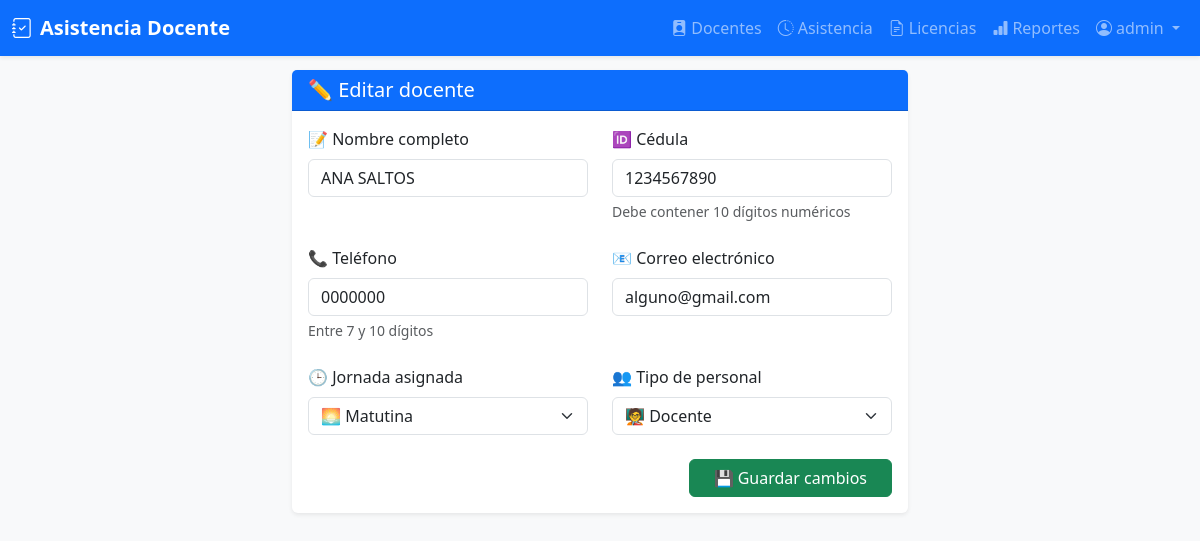
The page /docentes/editar/1 (signed in) on the database its author committed.
### models/usuario.py (models this page shows, shortened)
class Usuario(UserMixin, db.Model):
    __tablename__ = 'usuarios'
    id = db.Column(db.Integer, primary_key=True)
    username = db.Column(db.String(50), unique=True, nullable=False)
    password_hash = db.Column(db.String(128), nullable=False)
    rol = db.Column(db.String(20), nullable=False)  # admin, talento_humano
    activo = db.Column(db.Boolean, default=True)
    fecha_creacion = db.Column(db.DateTime, default=db.func.current_timestamp())
    ultimo_acceso = db.Column(db.DateTime)
    def is_admin(self):
        return self.rol == 'admin'

### models/docente.py (models this page shows, shortened)
class Docente(db.Model):
    __tablename__ = 'docentes'
    id = db.Column(db.Integer, primary_key=True)
    nombre = db.Column(db.String(100), nullable=False, index=True)
    cedula = db.Column(db.String(10), unique=True, nullable=False, index=True)   # Nueva columna
    telefono = db.Column(db.String(15), nullable=False)                          # Nueva columna
    correo = db.Column(db.String(120), unique=True, nullable=False, index=True)  # Nueva columna
    jornada = db.Column(db.String(20), nullable=False, index=True)  # matutina o vespertina
    qr_code_path = db.Column(db.String(200))
    activo = db.Column(db.Boolean, default=True, index=True)
    tipo = db.Column(db.String(20), nullable=False, index=True)  # DOCENTE, ADMINISTRATIVO, CONSERJE, DECE
    fecha_creacion = db.Column(db.DateTime, default=db.func.current_timestamp())
    fecha_actualizacion = db.Column(
        db.DateTime,
        default=db.func.current_timestamp(),
        onupdate=db.func.current_timestamp()
    )
    asistencias = db.relationship('Asistencia', backref='docente', lazy=True, cascade='all, delete-orphan')
    licencias = db.relationship('Licencia', back_populates='docente', cascade='all, delete-orphan')
    __table_args__ = (
        db.Index('idx_docente_activo_tipo', 'activo', 'tipo'),
        db.Index('idx_docente_jornada_activo', 'jornada', 'activo'),
        db.Index('idx_docente_nombre', 'nombre'),
    )

### blueprints/docentes/routes.py (the view, shortened to what this page needs)
@docentes_bp.route('/editar/<int:id>', methods=['GET', 'POST'])
def editar_docente(id):
    docente = Docente.query.get_or_404(id)
    return render_template('docentes/form_docente.html', docente=docente)

### templates/docentes/form_docente.html (shortened to what this page needs)
{% extends 'base.html' %}
{% block content %}
<div class="row justify-content-center">
  <div class="col-lg-8">
    <div class="card shadow-sm border-0">
      <div class="card-header bg-primary text-white">
        <h5 class="mb-0">
          {% if docente %}✏️ Editar docente{% else %}👩‍🏫 Registro de nuevo docente{% endif %}
        </h5>
      </div>
      <div class="card-body">
        <form method="POST" class="row g-4">
          <div class="col-md-6">
            <label for="nombre" class="form-label">📝 Nombre completo</label>
            <input type="text" id="nombre" class="form-control" name="nombre"
                   value="{{ docente.nombre if docente else '' }}" required>
          </div>
          <div class="col-md-6">
            <label for="cedula" class="form-label">🆔 Cédula</label>
            <input type="text" id="cedula" class="form-control" name="cedula"
                   value="{{ docente.cedula if docente else '' }}"
                   pattern="[0-9]{10}" maxlength="10" required>
            <div class="form-text">Debe contener 10 dígitos numéricos</div>
          </div>
          <div class="col-md-6">
            <label for="telefono" class="form-label">📞 Teléfono</label>
            <input type="tel" id="telefono" class="form-control" name="telefono"
                   value="{{ docente.telefono if docente else '' }}"
                   pattern="[0-9]{7,10}" required>
            <div class="form-text">Entre 7 y 10 dígitos</div>
          </div>
          <div class="col-md-6">
            <label for="correo" class="form-label">📧 Correo electrónico</label>
            <input type="email" id="correo" class="form-control" name="correo"
                   value="{{ docente.correo if docente else '' }}" required>
          </div>
          <div class="col-md-6">
            <label for="jornada" class="form-label">🕒 Jornada asignada</label>
            <select class="form-select" id="jornada" name="jornada" required>
              <option value="matutina" {% if docente and docente.jornada == 'matutina' %}selected{% endif %}>🌅 Matutina</option>
            </select>
          </div>
          <div class="col-md-6">
            <label for="tipo" class="form-label">👥 Tipo de personal</label>
            <select class="form-select" id="tipo" name="tipo" required>
              <option value="DOCENTE" {% if docente and docente.tipo == 'DOCENTE' %}selected{% endif %}>🧑‍🏫 Docente</option>
            </select>
          </div>
          <div class="col-12 text-end">
            <button type="submit" class="btn btn-success px-4">
              {% if docente %}💾 Guardar cambios{% else %}✅ Registrar docente{% endif %}
            </button>
          </div>
        </form>
      </div>
    </div>
  </div>
</div>
{% endblock %}

### templates/base.html (shortened to what this page needs)
<!DOCTYPE html>
<html lang="es">
<head>
  <link href="https://cdn.jsdelivr.net/npm/bootstrap@5.3.2/dist/css/bootstrap.min.css" rel="stylesheet">
  <link href="https://cdn.jsdelivr.net/npm/bootstrap-icons@1.10.5/font/bootstrap-icons.css" rel="stylesheet">
  <link href="https://cdn.jsdelivr.net/npm/select2@4.1.0-rc.0/dist/css/select2.min.css" rel="stylesheet" />
</head>
<body>
  <nav class="navbar navbar-expand-lg navbar-dark bg-primary fixed-top shadow-sm">
    <div class="container-fluid">
      <a class="navbar-brand" href="{{ url_for('dashboard.index') }}">
        <i class="bi bi-journal-check me-2"></i>Asistencia Docente
      </a>
      <div class="collapse navbar-collapse" id="navbarNav">
        <ul class="navbar-nav ms-auto">
          {% if current_user.is_authenticated %}
            <li class="nav-item"><a class="nav-link" href="{{ url_for('docentes.index') }}"><i class="bi bi-person-badge-fill me-1"></i>Docentes</a></li>
            <li class="nav-item"><a class="nav-link" href="{{ url_for('asistencia.reportes') }}"><i class="bi bi-clock-history me-1"></i>Asistencia</a></li>
            <li class="nav-item"><a class="nav-link" href="{{ url_for('licencias.index') }}"><i class="bi bi-file-earmark-text me-1"></i>Licencias</a></li>
            <li class="nav-item"><a class="nav-link" href="{{ url_for('reportes.reporte_incumplimientos') }}"><i class="bi bi-bar-chart-fill me-1"></i>Reportes</a></li>
            <li class="nav-item dropdown">
              <a class="nav-link dropdown-toggle" href="#" id="navbarDropdown" role="button"
                 data-bs-toggle="dropdown" aria-expanded="false">
                <i class="bi bi-person-circle me-1"></i>{{ current_user.username }}
              </a>
            </li>
          {% else %}
            <li class="nav-item"><a class="nav-link" href="{{ url_for('auth.login') }}"><i class="bi bi-box-arrow-in-right me-1"></i>Iniciar Sesión</a></li>
          {% endif %}
        </ul>
      </div>
    </div>
  </nav>
  <div class="container">
    {% block content %}{% endblock %}
  </div>
</body>
</html>

### templates/base.html (style rules this page uses)
body { padding-top: 70px; background-color: #f8f9fa; }
.container { max-width: 960px; }
.navbar-brand { font-weight: 600; }
.nav-link { font-weight: 500; }

### rows shown on the page
Usuario: username "admin"
Docente: nombre "ANA SALTOS", cedula "1234567890", telefono "0000000", correo "alguno@gmail.com", jornada "🌅 Matutina", tipo "🧑‍🏫 Docente"
